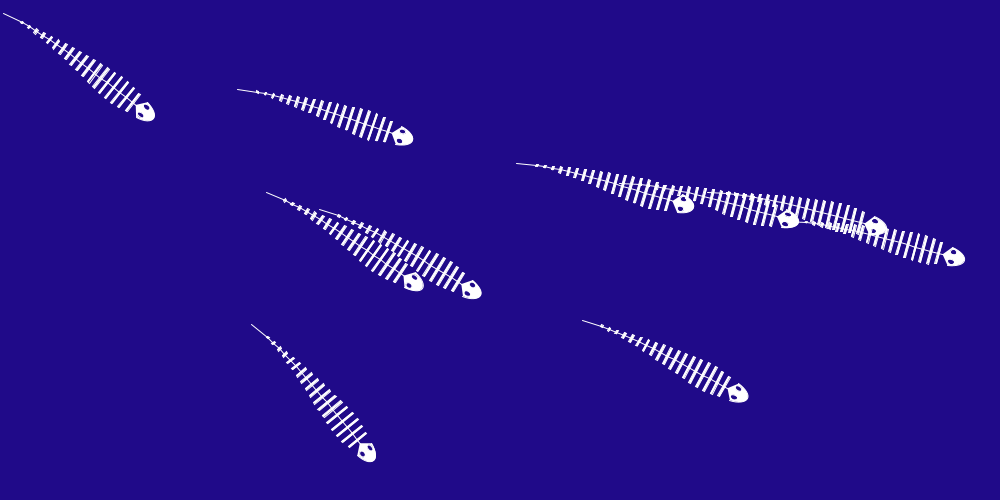
Frame 1 (no input)
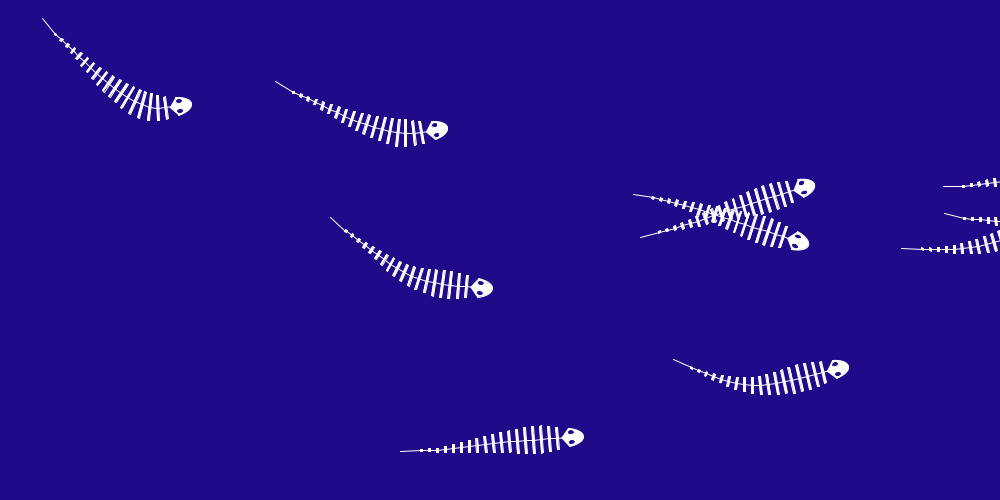
Frame 60 (the mouse pressed at the canvas centre just before this capture)
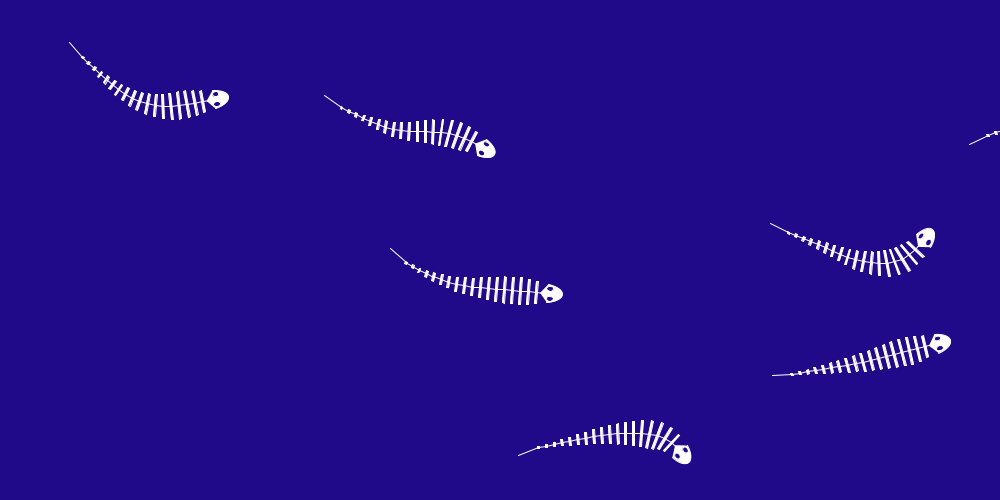
Frame 120 (the mouse held since frame 60 and released just before this capture)

The Processing sketch that drew these frames (run headless with seeded random() and noise(); from frame 60 on, the mouse is pressed at the canvas centre):

// Processing sketch: sketch_1208026
// ── sketch_1208026.pde
// stylised fish  animation
// Nature of Code.
// Ch 1 & Ch6 vector movement 
// Ch 3 oscillation
// Ch 4 particle systems

Vehicle[] vehicles;

int numFish;

void setup() {
  size(1000, 500);
  
  numFish = 10;
  vehicles = new Vehicle[numFish];
  for (int i = 0; i < numFish; i++) {
    vehicles[i] = new Vehicle(random(100,width), random(100,height));
  }
}

void draw() {
  frameRate(30);
  background(#200A89);
  for ( Vehicle v : vehicles) {
    v.run();
  }
  
}

class Fish {  
  int numSegs; 
  float angle, size, amplitude, period, y, y2, xWdth;
  PVector[] segPositions; 
  PVector dxdy;

  Fish() {
    xWdth = 2;
    size = 8;
    numSegs = 20;
    segPositions = new PVector[numSegs];
    for (int i = 0; i < numSegs; i++) {
      segPositions[i] = new PVector(0, 0);
    }
  }

  void display( PVector pos, float speed) {
    moveAndDisplaySegs(0, pos, speed);
    for (int i = 0; i < numSegs-1; i++) {
      moveAndDisplaySegs(i+1, segPositions[i], speed);
    }
  }

  // this approach to vector projection from John Resig's
  //    'Snake' on the Processing.js 'Learning' page
  void moveAndDisplaySegs(int i, PVector pos, float speed) {
    dxdy = PVector.sub(pos, segPositions[i]);
    angle = dxdy.heading(); 
    segPositions[i] = PVector.sub(pos, Vector2D.radDist(angle, size));

    pushMatrix();
    translate(segPositions[i].x, segPositions[i].y);
    rotate(angle);
    period = map(speed, .5, 7, 80, 5);

    fill(255);
    stroke(255);
    strokeWeight(1);
    rectMode(CENTER);
    ellipseMode(CENTER);

    switch(i) {
    case 0: 
      arc(-4, 0, 45, 20, radians(-70), radians(70));
      fill(#200A89);
      ellipse(6, -5, 7, 5);
      ellipse(6, 5, 7, 5);
      break;
    case 1: 
      line(0, 0, size, 0);
      rect(0, 0, xWdth, 22); 
      break;
    case 2: 
      line(0, 0, size, 0);
      rect(0, 0, xWdth, 25);
      break;
    case 3: 
      line(0, 0, size, 0);
      rect(0, 0, xWdth, 27);
      break;
    case 4: 
      line(0, 0, size, 0);
      rect(0, 0, xWdth, 27);
      break;
    case 5:
      line(0, 0, size, 0); 
      rect(0, 0, xWdth, 26);
      break;
    case 6: 
      line(0, 0, size, 0);
      rect(0, 0, xWdth, 24);
      break;
    case 7: 
      line(0, 0, size, 0);
      rect(0, 0, xWdth, 22);
      break;
    case 8: 
      line(0, 0, size, 0);
      rect(0, 0, xWdth, 20);
      break;
    case 9: 
      line(0, 0, size, 0);
      rect(0, 0, xWdth, 18 );
      break;
      // increase the amplitude,
      // and increment the oscillation cycle position,
      // as we move along the tail   
    case 10: 
      amplitude =  .5;
      //            or  sin(someIncrementingNumber)
      y = amplitude * sin(TWO_PI * (frameCount/period));
      line(0, y, size, 0);
      rect(0, y, xWdth, 16 );
      break;
    case 11: 
      amplitude =   1;
      y2 = amplitude * sin(TWO_PI * (0.01 + (frameCount/period)));
      line(0, y2, size, y);
      rect(0, y2, xWdth, 14 );
      break;
    case 12: 
      amplitude =  2;
      y = amplitude * sin(TWO_PI * (0.02 + (frameCount/period)));
      line(0, y, size, y2);
      rect(0, y, xWdth, 12 );
      break;
    case 13: 
      amplitude =  3;
      y2 = amplitude * sin(TWO_PI * (0.03 + (frameCount/period)));
      line(0, y2, size, y);
      rect(0, y2, xWdth, 10);
      break;
    case 14: 
      amplitude =  4;
      y = amplitude * sin(TWO_PI * (0.04 + (frameCount/period)));
      line(0, y, size, y2);
      rect(0, y, xWdth, 8);
      break;
    case 15: 
      amplitude =   5;
      y2 = amplitude * sin(TWO_PI * (0.05 + (frameCount/period)));
      line(0, y2, size, y);
      rect(0, y2, xWdth, 6);
      break;
    case 16: 
      amplitude =  6;
      y = amplitude * sin(TWO_PI * (0.06 + (frameCount/period)));
      line(0, y, size, y2);
      rect(0, y, xWdth, 4 );
      break;
    case 17: 
      amplitude =  7;
      y2 = amplitude * sin(TWO_PI * (0.07 + (frameCount/period)));
      line(0, y2, size, y);
      rect(0, y2, xWdth, 3);
      break;
    case 18: 
      amplitude =   8;
      y = amplitude * sin(TWO_PI *(0.08 + (frameCount/period)));
      line(0, y, size, y2);
      rect(0, y, xWdth, 2);
      break;
    case 19: 
      stroke(255);
      strokeWeight(1);
      amplitude =  14 ;
      y2 = amplitude * sin(TWO_PI * (0.09 + (frameCount/period)));
      line(-12, y2, 8, y);
      break;
    }
    popMatrix();
  }
}



// polar implementation for use in Js mode

static class Vector2D {
  static PVector degDist(float angDeg, float distance) {
    float theta = radians(angDeg);
    float dx = distance * cos(theta);
    float dy = distance * sin(theta);
    PVector v = new PVector(dx, dy);
    return v;
  }
  static PVector radDist(float angRad, float distance) {
    float dx = distance * cos(angRad);
    float dy = distance * sin(angRad);
    PVector v = new PVector(dx, dy);
    return v;
  }
}

class Vehicle {
  Fish fish;
  PVector vel, pos;
  int randNum;
  float speed;

  Vehicle(float x, float y) {
    fish = new Fish();
    pos = new PVector(x, y); 
    vel = Vector2D.degDist(random(-20, 20), random(.5, 7));
  }


  void dirChangeRandom() {
    randNum = int(random(50, 200));
    if (frameCount % randNum == 0) {
      vel.y = random(-3, 3);
      vel.normalize();
      if (speed < 3.5) vel.mult(random(.3, 7));
      else vel.mult(random(1.5, 7));
    }
  }

  void update() {
    speed = vel.mag();
    pos.add(vel);
  }

  void display() {
    fish.display(pos, speed);
  }

  void boundsCheck() {
    if (pos.x > width +220) {
      pos.x = -250;
      if (vel.y == 0) vel.y = .1; // stop fish swimming backwards
    }
    if (pos.y > height+200 ) { 
      vel.y = -1;
    }
    if (pos.y < -200 ) {
      vel.y = 1;
    }
  }

  void run() {
    update();
    boundsCheck();
    dirChangeRandom();
    display();
  }
}
